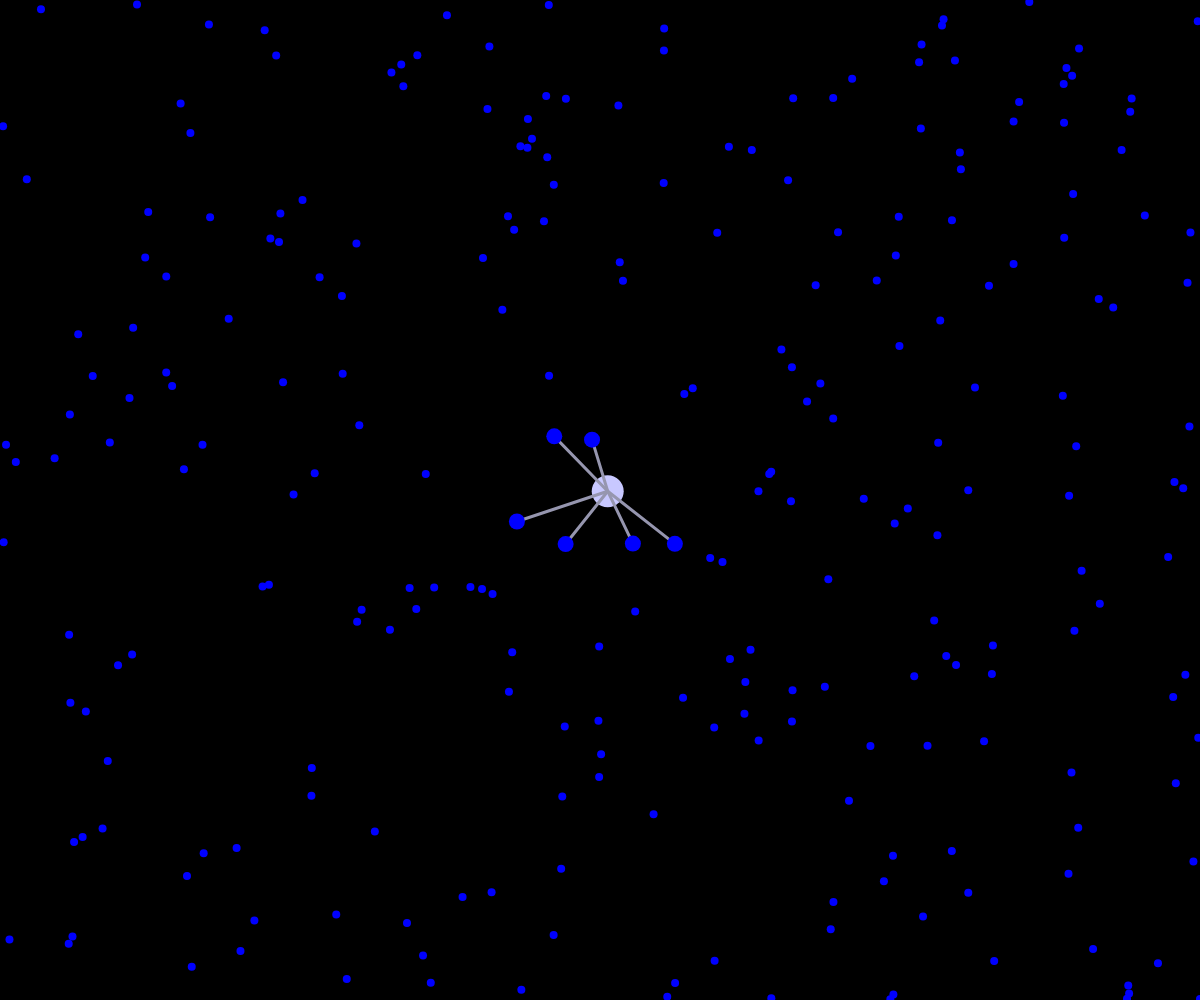
Frame 1 (no input)
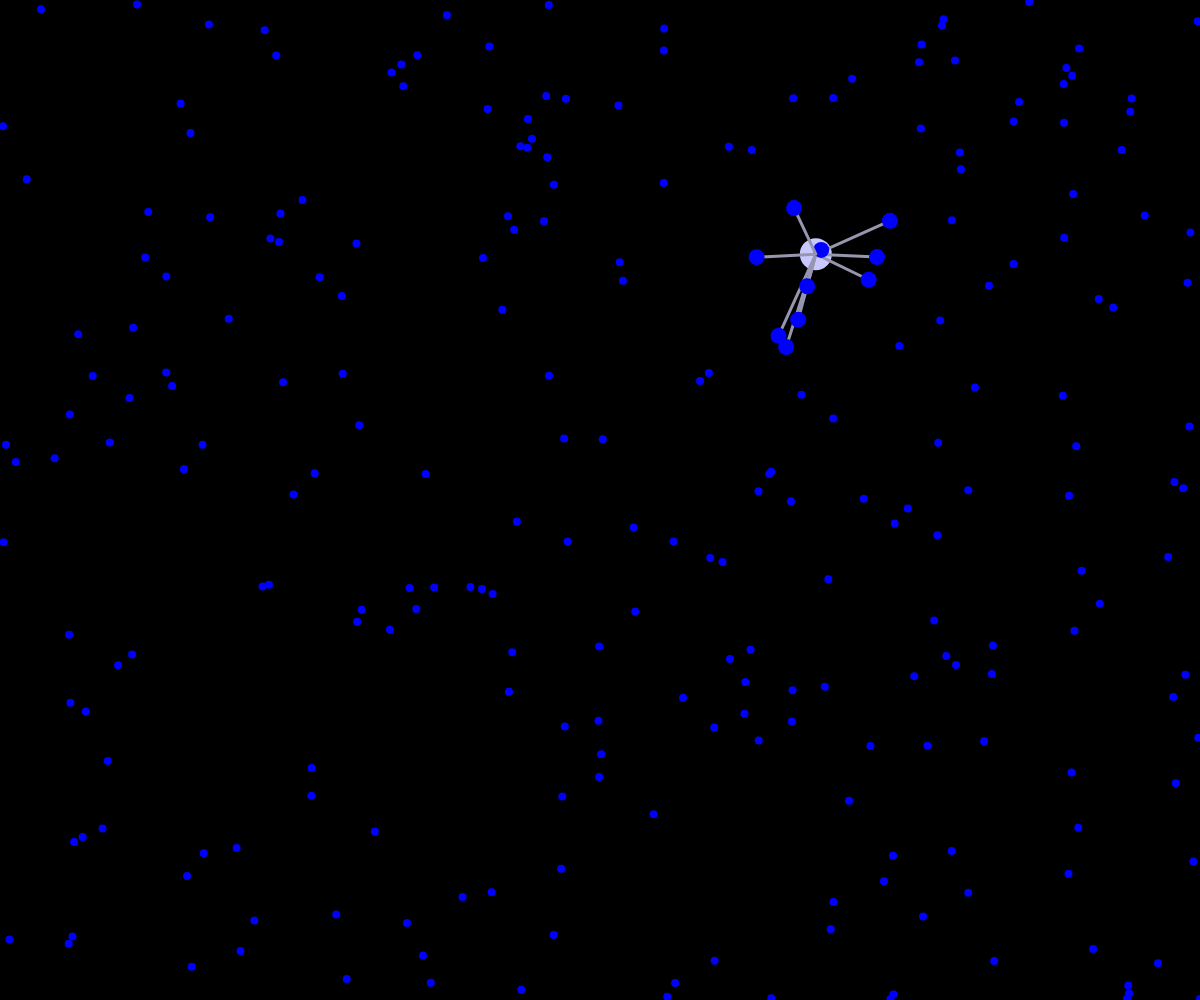
Frame 60 (no input)
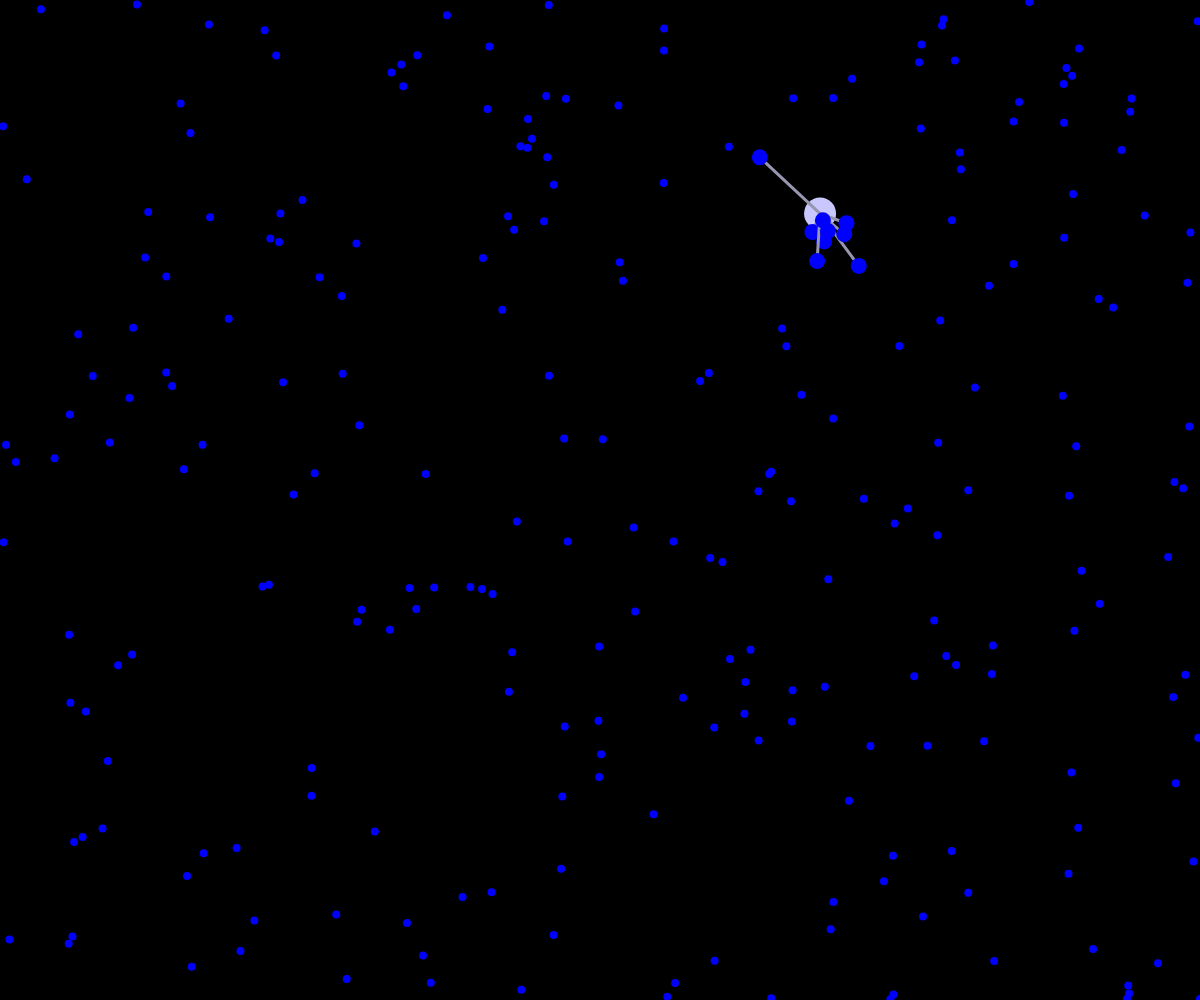
Frame 120 (the mouse pressed at the canvas centre since frame 60)

The p5.js sketch that drew these frames (run headless with seeded random() and noise() and a simulated clock; from frame 60 on, the mouse is pressed at the canvas centre):

// p5.js sketch
// ── sketch.js
let target;
let chaser;

function setup() {
  createCanvas(windowWidth, windowHeight);

  target = new targetMover(); //assign new instances of the target and chaser objects
  chaser = new chaserMover();
  background(0, 255);
}

function draw() {
  background(0, 255);
  target.update(); //call the methods for animating the target and chaser, as well as generate output for both
  chaser.update(target.x, target.y); //send into the chaser methods the location of target from target method
}

function targetMover() {
  this.x = width / 2;
  this.y = height / 2;
  this.xt = random(width);
  this.yt = random(height);
  this.speed = 0.03;

  this.update = function () {
    if (random() < 0.025) {
      this.xt = random(width);
      this.yt = random(height);
    }
    this.x = lerp(this.x, this.xt, this.speed);
    this.y = lerp(this.y, this.yt, this.speed);
    push();
    stroke(200, 200, 255, 255);
    strokeWeight(32);
    point(this.x, this.y);
    pop();
  };
}

//particle system that chase target when it's close. the chases move slower that the target so so target will pull away from them, making them stop chasing.
function chaserMover() {
  this.x = []; //declare arrays to hold the position of chaser's system
  this.y = [];
  this.speed = [];
  this.quant = 250;
  this.d = height * 0.1; //how close before chasing?

  for (let i = 0; i < this.quant; i++) {
    //cycle through the quantity of particles and assign an initial state to the array elements.
    this.x.push(random(width));
    this.y.push(random(height));
    this.speed.push(random(0.005, 0.03));
  }

  this.update = function (xt, yt) {
    //generate the movement and output for the chaser objects. The update methods receives the location of the target.
    for (let i = 0; i < this.quant; i++) {
      let d = dist(xt, yt, this.x[i], this.y[i]);
      if (d < this.d) {
        this.x[i] = lerp(this.x[i], xt, this.speed[i]);
        this.y[i] = lerp(this.y[i], yt, this.speed[i]);
        push();
        stroke(150, 150, 175, 255);
        strokeWeight(3);
        line(this.x[i], this.y[i], xt, yt);
        stroke(0, 0, 255, 255);
        strokeWeight(16);
        point(this.x[i], this.y[i]);
        pop();
      } else {
        push();
        stroke(0, 0, 255, 255);
        strokeWeight(8);
        point(this.x[i], this.y[i]);
        pop();
      }
    }
  };
}
